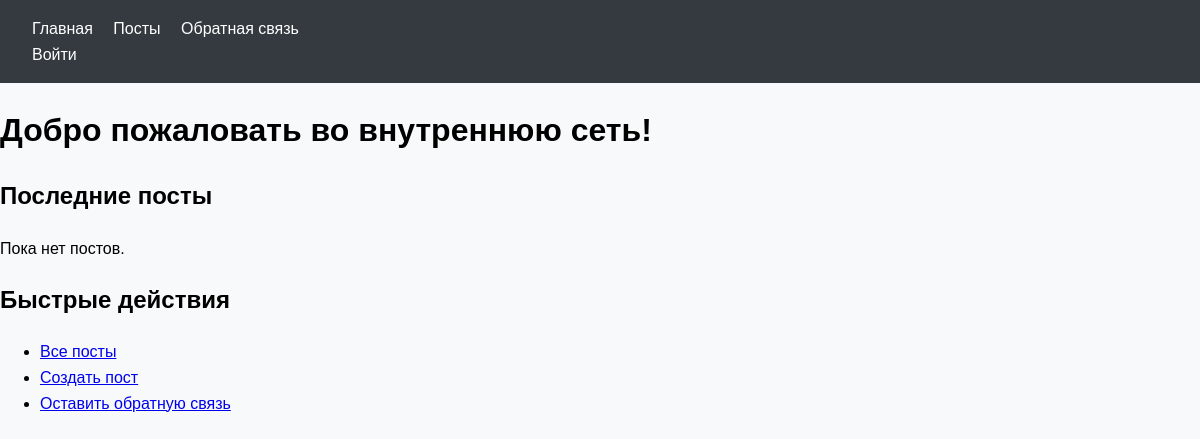
Before: / with the older database file.
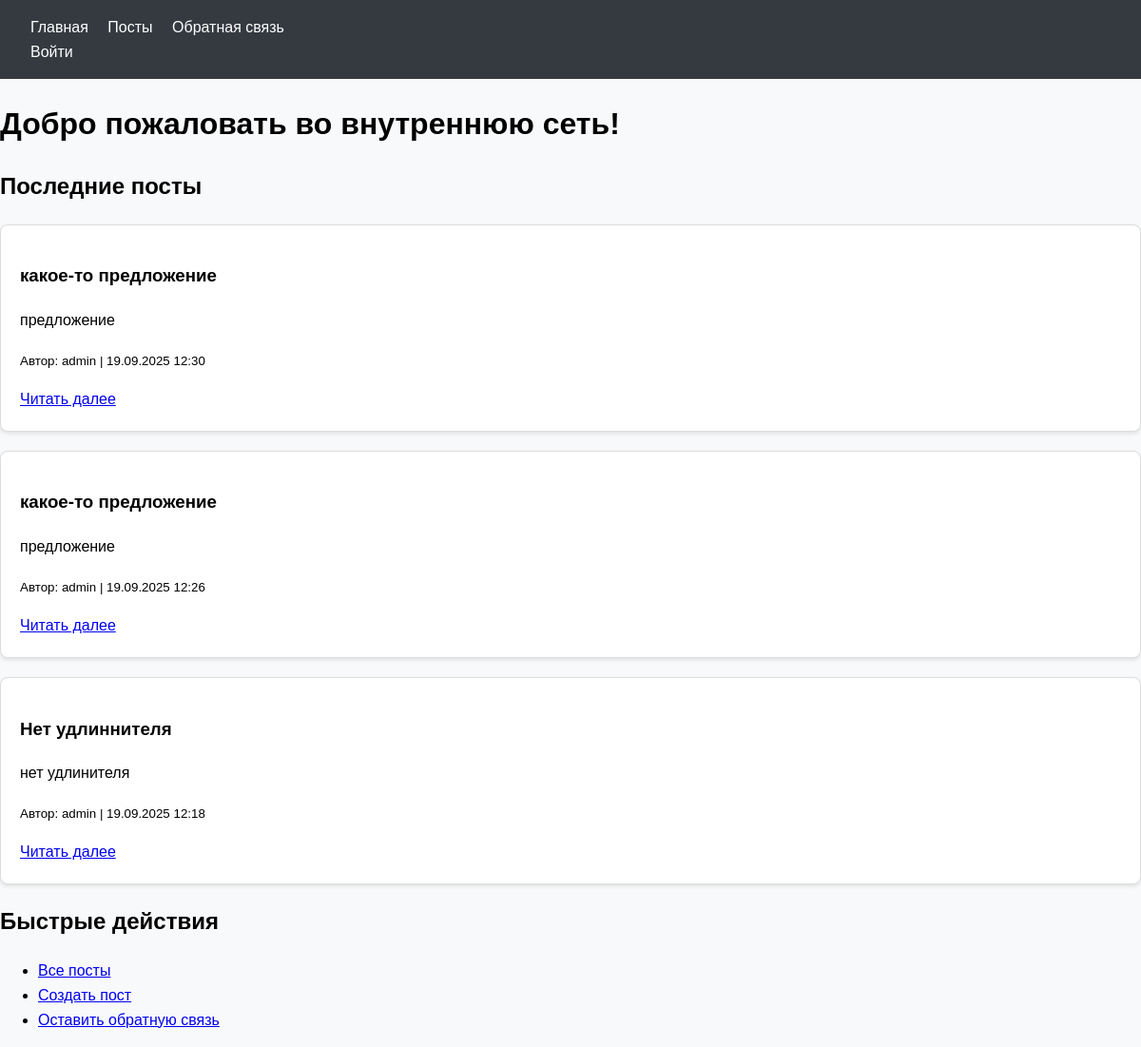
After: the same page with the newer database file.
### posts/models.py (models this page shows, shortened)
class Post(models.Model):
    POST_TYPES = [
        ('problem', 'Проблема'),
        ('suggestion', 'Предложение'),
        ('blog', 'Блог'),
    ]
    author = models.ForeignKey(
        settings.AUTH_USER_MODEL, on_delete=models.CASCADE)
    title = models.CharField('Заголовок', max_length=200)
    content = models.TextField('Содержание')
    post_type = models.CharField(
        'Тип поста', max_length=20, choices=POST_TYPES)
    created_at = models.DateTimeField(auto_now_add=True)
    updated_at = models.DateTimeField(auto_now=True)
    category = models.ForeignKey(
        Category, on_delete=models.SET_NULL, null=True, blank=True, verbose_name='Категория')
    history = HistoricalRecords()
    class Meta:
        ordering = ['-created_at']
        verbose_name = 'пост'
        verbose_name_plural = 'посты'

### users/models.py (models this page shows, shortened)
class User(AbstractUser):
    skills = models.TextField('Сильные навыки', blank=True)
    position = models.CharField('Должность', max_length=100, blank=True)
    is_approved = models.BooleanField('Подтверждённый аккаунт', default=False)

### core/views.py (the view)
# urls.py: path('', views.home, name='home'),
def home(request):
    posts = Post.objects.all()[:5]  # Последние 5 постов
    return render(request, 'core/home.html', {'posts': posts})

### core/templates/core/home.html (shortened to what this page needs)
{% extends 'base.html' %}
{% block content %}
<h1>Добро пожаловать во внутреннюю сеть!</h1>
<div>
    <h2>Последние посты</h2>
    {% for post in posts %}
    <div class="post">
        <h3>{{ post.title }}</h3>
        <p>{{ post.content|truncatewords:30 }}</p>
        <p><small>Автор: {{ post.author.username }} | {{ post.created_at|date:"d.m.Y H:i" }}</small></p>
        <a href="{% url 'post_detail' post.id %}">Читать далее</a>
    </div>
    {% empty %}
    <p>Пока нет постов.</p>
    {% endfor %}
</div>
<div>
    <h2>Быстрые действия</h2>
    <ul>
        <li><a href="{% url 'post_list' %}">Все посты</a></li>
        <li><a href="{% url 'post_create' %}">Создать пост</a></li>
        <li><a href="{% url 'feedback_create' %}">Оставить обратную связь</a></li>
    </ul>
</div>
{% endblock %}

### templates/base.html (shortened to what this page needs)
<!DOCTYPE html>
<html lang="ru">
  <head>
    {% load static %}
    <link rel="stylesheet" href="{% static 'css/style.css' %}" />
    <link rel="stylesheet" href="{% static 'css/posts.css' %}" />
    <link rel="stylesheet" href="{% static 'css/feedback.css' %}">
  </head>
  <body>
    <nav class="navbar">
      <div>
        <a href="{% url 'home' %}">Главная</a>
        <a href="{% url 'post_list' %}">Посты</a>
        <a href="{% url 'feedback_list' %}">Обратная связь</a>
      </div>
      <div class="user-info">
        {% if user.is_authenticated %}
          Привет, <a href="{% url 'profile' %}">{{ user.username }}</a>{% if user.is_staff %}
            | <a href="{% url 'user_list' %}">Пользователи</a>
            | <a href="{% url 'admin:index' %}">Админка</a>
          {% endif %}|<form action="{% url 'logout' %}" method="post" style="display: inline;">
            {% csrf_token %}
            <button type="submit" style="background: none; border: none; color: white; cursor: pointer; text-decoration: underline; padding: 0; margin: 0;">Выйти</button>
          </form>
        {% else %}
          <a href="{% url 'login' %}">Войти</a>
        {% endif %}
      </div>
    </nav>
    <main>
      {% block content %}
      {% endblock %}
    </main>
  </body>
</html>

### static/css/style.css (style rules this page uses)
body { font-family: Arial, sans-serif; line-height: 1.6; margin: 0; padding: 0; background-color: #f8f9fa; }
.navbar { background: #343a40; color: white; padding: 1rem 2rem; }
.navbar a { color: white; text-decoration: none; margin-right: 1rem; }
.post { background: white; border: 1px solid #dee2e6; border-radius: 0.25rem; padding: 1rem; margin-bottom: 1rem; }

### static/css/posts.css (style rules this page uses)
.post { background: white; border: 1px solid #ddd; border-radius: 8px; padding: 20px; margin-bottom: 20px; box-shadow: 0 2px 4px rgba(0,0,0,0.1); }

Changed rows visible on the page:
added Post: title "какое-то предложение", content "предложение", author.username "admin", created_at "19.09.2025 12:30"
added Post: title "какое-то предложение", content "предложение", author.username "admin", created_at "19.09.2025 12:26"
added Post: title "Нет удлиннителя", content "нет удлинителя", author.username "admin", created_at "19.09.2025 12:18"
Other visible differences:
text no longer shown: "Пока нет постов."
